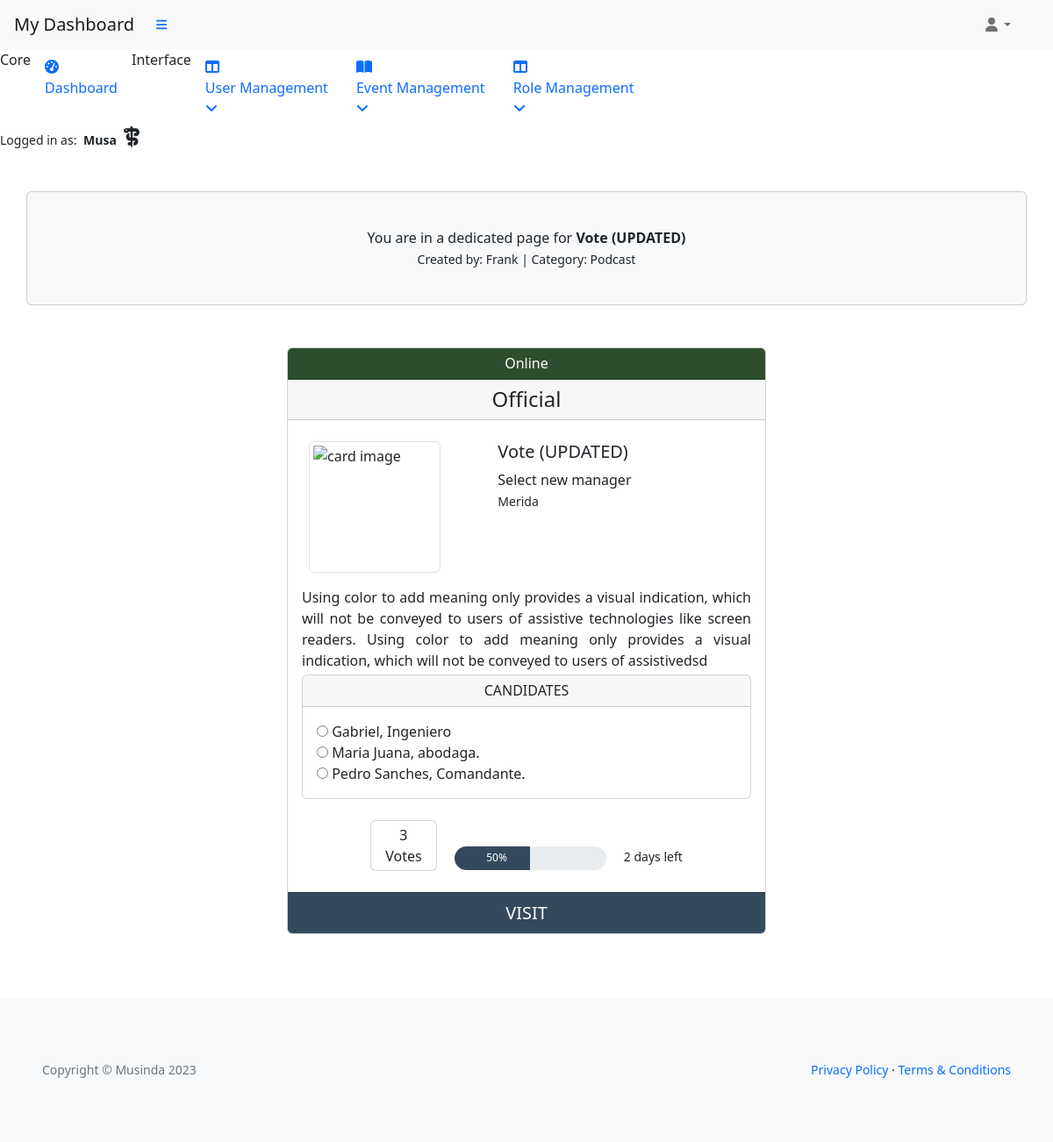
Before: /office/single/card/vote/ (signed in) with the older database file.
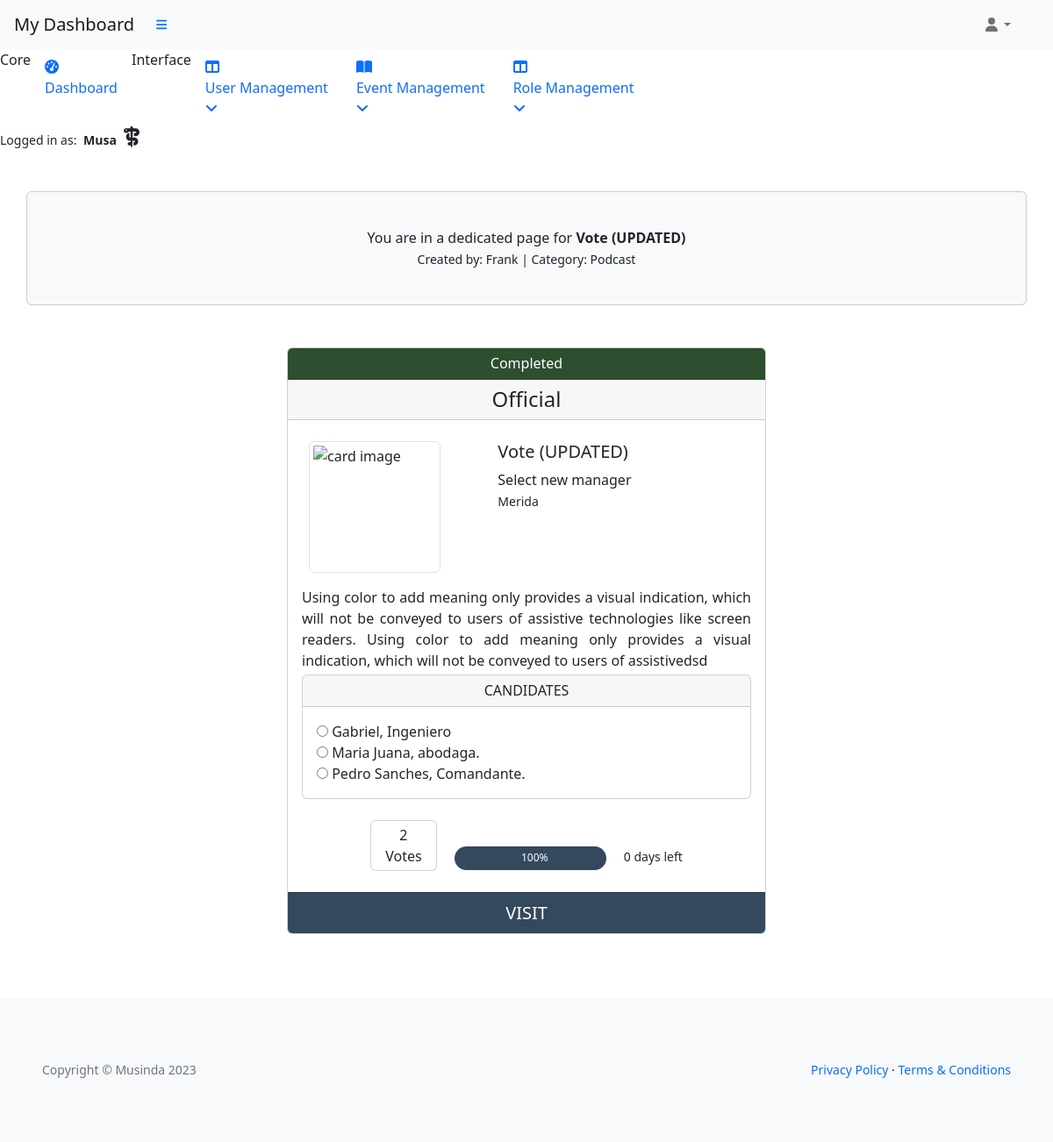
After: the same page with the newer database file.
### vote_management/models.py (models this page shows, shortened)
class VoteCard(models.Model):
    title = models.CharField(max_length=20, unique=True)
    slug = models.SlugField(max_length=200, unique=True)
    author = models.ForeignKey(
        'musa.UserProfile', on_delete=models.CASCADE, related_name="card_author")
    category = models.ForeignKey(
        Category, on_delete=models.CASCADE, related_name="categories")
    mission = models.CharField(max_length=20)
    location = models.CharField(max_length=20)
    description = models.TextField(max_length=258)
    expire = models.DateField()
    event_image = CloudinaryField('image', default='placeholder')
    vote_record = models.ManyToManyField('musa.UserProfile', through='VoteRecord',
                                         related_name='user_votes', blank=True)
    candidates = models.ManyToManyField('ElectedPerson', related_name='vote_cards',
                                        blank=True)
    status = models.IntegerField(choices=STATUS, default=0)
    excerpt = models.TextField(blank=True)
    type = models.IntegerField(choices=CARD_TYPE, default=0)
    created_on = models.DateField(auto_now_add=True)
    class Meta:
        ordering = ['-created_on']
    def number_of_votes(self):
        return self.vote_record.count()

class Category(models.Model):
    category_name = models.CharField(max_length=50, unique=True)
    class Meta:
        ordering = ['category_name']
        verbose_name_plural = "Categories"
    def __str__(self):
        return self.category_name

### musa/models.py (models this page shows)
class UserProfile(AbstractUser):
    verified = models.BooleanField(default=False)
    role = models.IntegerField(choices=ROLES, default=0)
    user_card = models.ManyToManyField(
        'vote_management.VoteCard', through='vote_management.VoteRecord', related_name='user_cards')
    class Meta:
        ordering = ['username']
    def __str__(self):
        return self.username

### vote_management/views.py (the view)
# urls.py: path('office/single/card/<slug:slug>/', AdminSingleView.as_view(),
class AdminSingleView(AdminRequiredMixin, View):
    template_name = 'backend/admin-dashboard/single_card_admin.html'
    def get(self, request, slug, *args, **kwargs):
        queryset = VoteCard.objects.order_by('-created_on')
        event = get_object_or_404(queryset, slug=slug)
        candidates = event.candidates.all()
        now = timezone.now().date()
        total_duration = 0.01 + \
            (event.expire - event.created_on).days
        elapsed_time = (now - event.created_on).days
        event.progress = format(
            (elapsed_time / total_duration) * 100, '.0f')
        event.time_left = format(
            total_duration - elapsed_time, '.0f')
        return render(request, "single_card_admin.html",
                      {
                          "event": event,
                          "candidates": candidates,
                          "user_authenticated": request.user.is_authenticated
                      })

### admin_profile/views.py (called while the page is built)
    def test_func(self):
        user_profile = self.request.user
        return user_profile and user_profile.role == 2

### templates/backend/admin-dashboard/single_card_admin.html (shortened to what the changed rows need)
{% extends "backend/admin-dashboard/base.html" %}
{% block content %}
<div class="container px-4 px-lg-0 mt-5">
    <div class="card bg-light my-5 py-4 text-center">
        <div class="card-body">
            <p class="m-0">You are in a dedicated page for <strong>{{ event.title }}
                </strong>
            </p>
            <small>Created by: {{ event.author }} | Category: {{ event.category }}</small>
        </div>
    </div>
    <div class="row gx-4 gx-lg-5 justify-content-center">
        <div class="col-md-6 mb-5">
            <div class="card h-100">
                {% if event.status == 1 or event.status == 3 %}
                <div class="card-header card-header-green text-center h6">{{ event.get_status_display }}</div>
                {% elif event.status == 2%}
                <div class="card-header bg-danger text-center text-white h6">{{ event.get_status_display }}</div>
                {% else %}
                <div class="card-header bg-warning text-center text-white h6">{{ event.get_status_display }}</div>
                {% endif %}
                <div class="card-header text-center h4">{{ event.get_type_display}}</div>
                <div class="card-body card-body-height pb-0">
                    <div class="row mt-2">
                        <div class="col-7 d-inline-block">
                            <span class="">
                                <h5 class="card-title">{{ event.title }}</h5>
                                <p class="mission my-0 fs-6"> {{ event.mission }}</p>
                                <small class="location my-0"> {{ event.location }}</small>
                            </span>
                        </div>
                    </div>
                    <div id="description-single" class="row mt-3">
                        <div class="col">
                            <p class="my-0">
                                {{ event.description|safe }}
                            </p>
                        </div>
                    </div>
                    <div class="row">
                        <div class="text-center my-4">
                            <span class="card d-inline-block">
                                <div class="card-body py-1 px-3 text-center">
                                    <span class="card-text">{{ event.number_of_votes }}<br> Votes</span>
                                </div>
                            </span>
                            <span class="d-inline-block px-3 progress-container">
                                <div class="progress">
                                    <div class="progress-bar" role="progressbar" style="width: {{ event.progress }}%"
                                        aria-valuenow="{{ event.progress }}" aria-valuemin="0" aria-valuemax="100">
                                        <span style="padding-left: 10px;">{{ event.progress }}%</span>
                                    </div>
                                </div>
                            </span>
                            <small>{{ event.time_left }} days left</small>
                        </div>
                    </div>
                </div>
                <a href="{% url 'card_single' event.slug %}" class="card-footer text-center fs-5">VISIT</a>
            </div>
        </div>
    </div>
</div>
{% endblock content %}

Changed rows visible on the page:
changed VoteCard "Official": status "Online" → "Completed"; number_of_votes "3" → "2"; progress "50" → "100"; time_left "2" → "0"
Other visible differences:
{{ event.progress }}: 50 → 100 (drawn)
